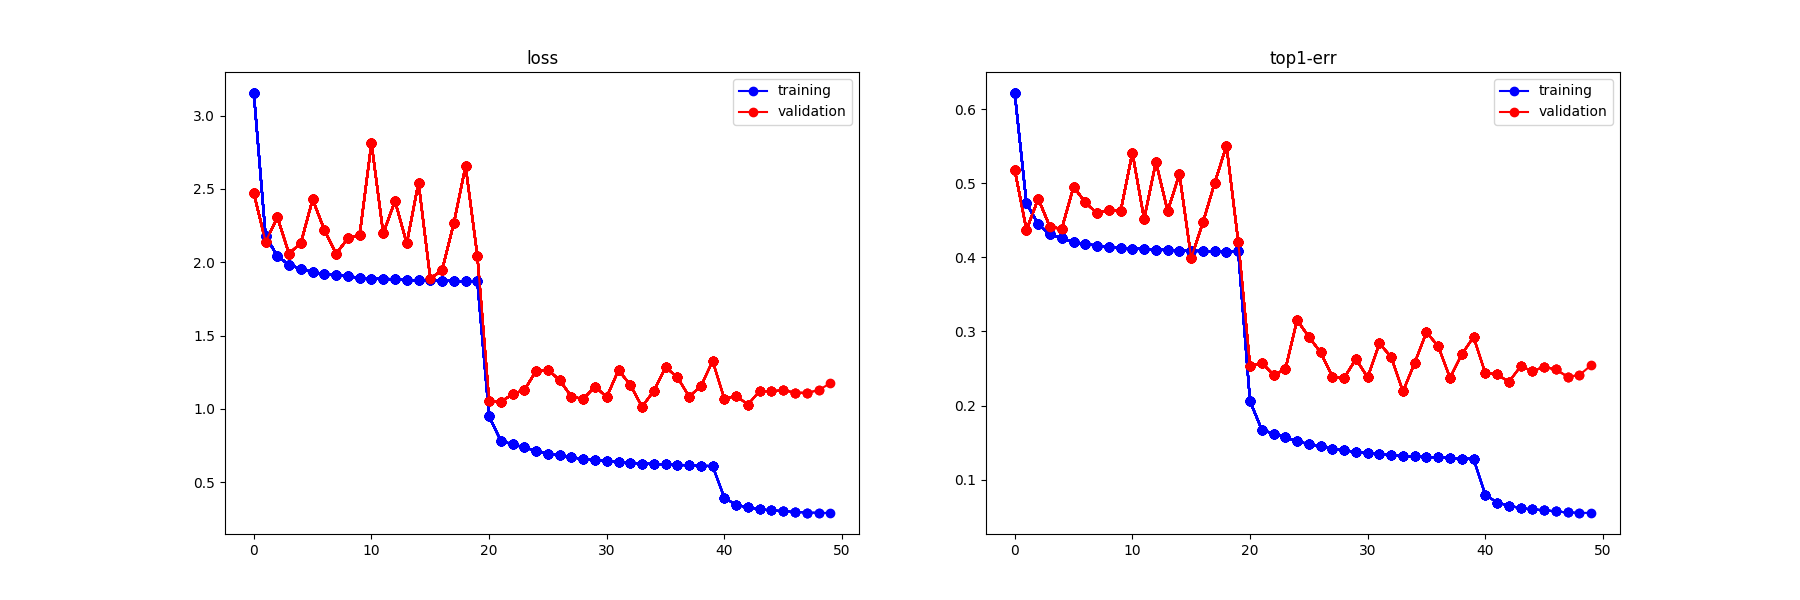

Source code (Python):
import argparse
import os
import time
import matplotlib.pyplot as plt
import torch
import torch.backends.cudnn as cudnn
import torchvision

from model import Net

# 命令行参数配置
parser = argparse.ArgumentParser(description="Train on MARS")
parser.add_argument("--data-dir", default='/SISDC_GPFS/Home_SE/jiangm-jnu/xiaf-jnu/zhouchen/dataset/MARS-generated/', type=str)  # 修改为自己的数据集目录
parser.add_argument("--gpu-id", default=0, type=int)
parser.add_argument("--lr", default=0.1, type=float)
parser.add_argument("--interval", '-i', default=20, type=int)
parser.add_argument('--resume', '-r', action='store_true', default=False)
args = parser.parse_args()

# 确定训练设备
device = "cuda:{}".format(args.gpu_id) if torch.cuda.is_available() else "cpu"

if torch.cuda.is_available():
    cudnn.benchmark = True  # 对固定的网络结构优化

# 数据载入
root = args.data_dir
train_dir = os.path.join(root, "bbox_train")
test_dir = os.path.join(root, "bbox_test")
# 图像预处理
transform_train = torchvision.transforms.Compose([
    torchvision.transforms.Resize((128, 64)),  # 如果采用Market数据集这一步可以删去，Mars必须要这一步
    torchvision.transforms.RandomCrop((128, 64), padding=4),
    torchvision.transforms.RandomHorizontalFlip(),
    torchvision.transforms.ToTensor(),
    torchvision.transforms.Normalize([0.485, 0.456, 0.406], [0.229, 0.224, 0.225])
])
transform_test = torchvision.transforms.Compose([
    torchvision.transforms.Resize((128, 64)),
    torchvision.transforms.ToTensor(),
    torchvision.transforms.Normalize([0.485, 0.456, 0.406], [0.229, 0.224, 0.225])
])

trainloader = torch.utils.data.DataLoader(
    torchvision.datasets.ImageFolder(train_dir, transform=transform_train),
    batch_size=128, shuffle=True
)

testloader = torch.utils.data.DataLoader(
    torchvision.datasets.ImageFolder(test_dir, transform=transform_test),
    batch_size=128, shuffle=True
)

num_classes = len(trainloader.dataset.classes)

# net definition
start_epoch = 0
net = Net(num_classes=num_classes)

if args.resume:
    # 是否使用预训练参数
    assert os.path.isfile("./checkpoint/ckpt.t7"), "Error: no checkpoint file found!"
    print('Loaded pretrained weights from checkpoint file')
    checkpoint = torch.load("./checkpoint/ckpt.t7")  # 该字典含有net_dict，acc，epoch三个键
    net_dict = checkpoint['net_dict']
    net.load_state_dict(net_dict)

net.to(device)

# 使用交叉熵和SGD
criterion = torch.nn.CrossEntropyLoss()
optimizer = torch.optim.SGD(net.parameters(), args.lr, momentum=0.9, weight_decay=5e-4)
best_acc = 0.0


# train function for each epoch
def train(epoch):
    print("Epoch{}".format(epoch + 1))
    print("Training...")
    net.train()
    training_loss = 0.
    train_loss = 0.
    correct = 0
    total = 0
    interval = args.interval
    start = time.time()
    for idx, (inputs, labels) in enumerate(trainloader):
        # 前向传播
        inputs, labels = inputs.to(device), labels.to(device)
        outputs = net(inputs)
        loss = criterion(outputs, labels)

        # 反向传播
        optimizer.zero_grad()
        loss.backward()
        optimizer.step()

        # 计算指标
        training_loss += loss.item()
        train_loss += loss.item()
        correct += outputs.max(dim=1)[1].eq(labels).sum().item()
        total += labels.size(0)

        if (idx + 1) % interval == 0:
            # 固定step输出一次信息
            end = time.time()
            print("[Progress:{:.1f}%] time:{:.2f}s Loss:{:.5f}  Acc:{:.3f}%".format(
                100. * (idx + 1) / len(trainloader), end - start, training_loss / interval,
                100. * correct / total
            ))
            training_loss = 0.0
            start = time.time()

    return train_loss / len(trainloader), 1. - correct / total


def test(epoch):
    global best_acc
    print("Epoch{}".format(epoch + 1))
    print("Testing...")
    net.eval()
    test_loss = 0.
    correct = 0
    total = 0
    start = time.time()
    with torch.no_grad():
        for idx, (inputs, labels) in enumerate(testloader):
            inputs, labels = inputs.to(device), labels.to(device)
            outputs = net(inputs)
            loss = criterion(outputs, labels)

            test_loss += loss.item()
            correct += outputs.max(dim=1)[1].eq(labels).sum().item()
            total += labels.size(0)

        end = time.time()
        print("[progress:{:.1f}%]time:{:.2f}s Loss:{:.5f} Correct:{}/{} Acc:{:.3f}%".format(
            100. * (idx + 1) / len(testloader), end - start, test_loss / len(testloader), correct, total,
            100. * correct / total
        ))

    # 保存训练参数
    acc = 100. * correct / total
    if acc > best_acc:
        # 始终保留最好的参数，如果过拟合，则不保留参数
        best_acc = acc
        print("Saving parameters to checkpoint/ckpt.t7")
        checkpoint = {
            'net_dict': net.state_dict(),
        }
        if not os.path.isdir('checkpoint'):
            os.mkdir('checkpoint')
        torch.save(checkpoint, './checkpoint/ckpt.t7')

    return test_loss / len(testloader), 1. - correct / total


# 绘制训练曲线
x_epoch = []
record = {'train_loss': [], 'train_err': [], 'test_loss': [], 'test_err': []}
fig = plt.figure(figsize=(18, 6))
ax0 = fig.add_subplot(121, title="loss")
ax1 = fig.add_subplot(122, title="err")


def draw_curve(epoch, train_loss, train_err, test_loss, test_err):
    global record
    record['train_loss'].append(train_loss)
    record['train_err'].append(train_err)
    record['test_loss'].append(test_loss)
    record['test_err'].append(test_err)

    x_epoch.append(epoch)
    ax0.plot(x_epoch, record['train_loss'], 'bo-', label='training')
    ax0.plot(x_epoch, record['test_loss'], 'ro-', label='validation')
    ax1.plot(x_epoch, record['train_err'], 'bo-', label='training')
    ax1.plot(x_epoch, record['test_err'], 'ro-', label='validation')
    if epoch == 0:
        ax0.legend()
        ax1.legend()
    fig.savefig("train.png")


def lr_decay():
    # 设置学习率衰减
    global optimizer
    for params in optimizer.param_groups:
        params['lr'] *= 0.1
        lr = params['lr']
        print("Learning rate adjusted to {}".format(lr))


def main():
    # 训练50轮即达到饱和
    for epoch in range(50):
        train_loss, train_err = train(epoch)
        test_loss, test_err = test(epoch)
        draw_curve(epoch, train_loss, train_err, test_loss, test_err)
        if (epoch + 1) % 20 == 0:
            lr_decay()


if __name__ == '__main__':
    main()
